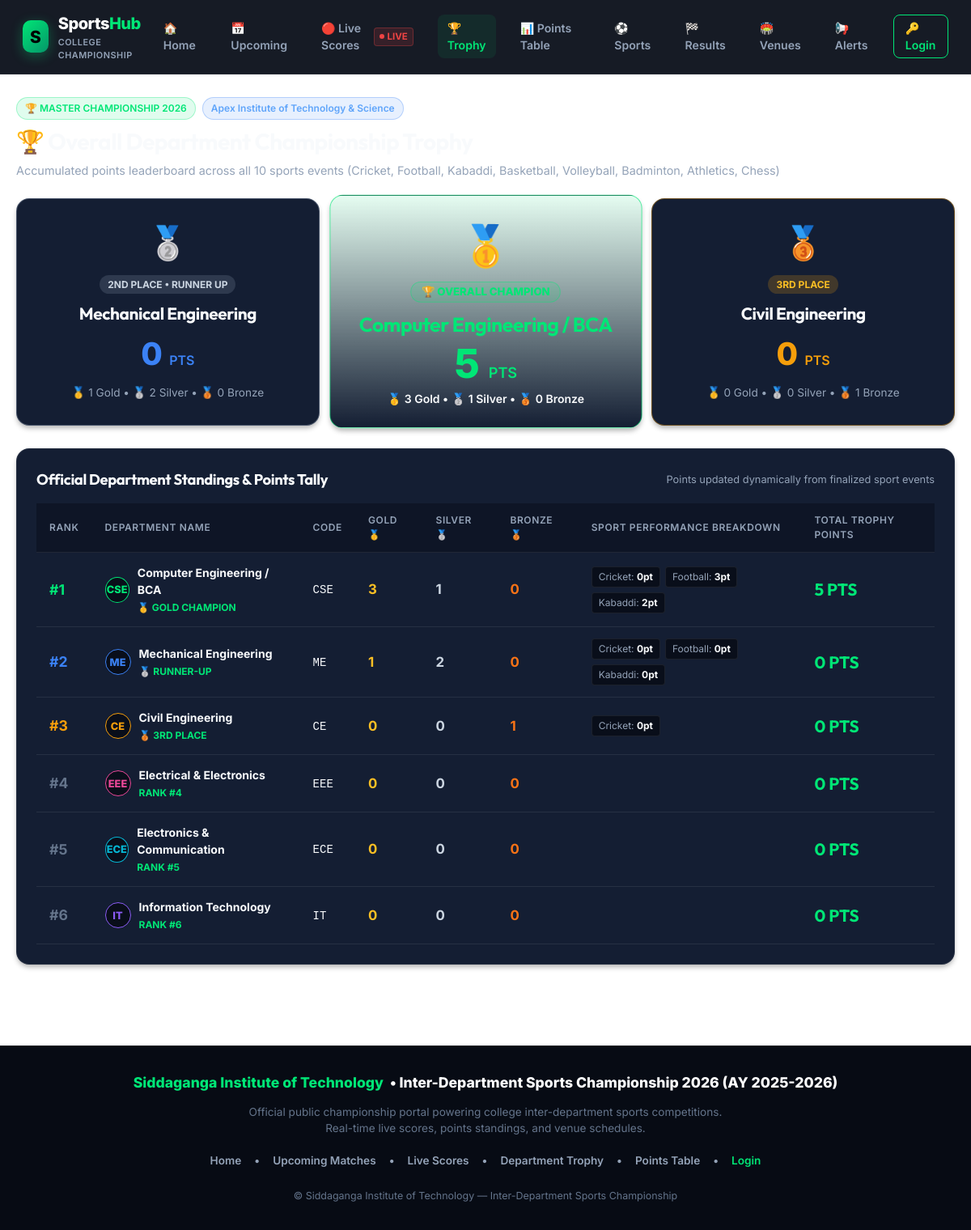
Page /public/trophy.php on the committed database.
### tables this page shows
CREATE TABLE `departments` (
  `id` int(11) NOT NULL AUTO_INCREMENT,
  `name` varchar(150) NOT NULL,
  `short_code` varchar(20) NOT NULL,
  `color_code` varchar(20) DEFAULT '#00e676',
  `logo` varchar(255) DEFAULT 'assets/images/dept-cse.png',
  `contact_person` varchar(150) DEFAULT '',
  `status` tinyint(1) DEFAULT 1,
  `created_at` datetime DEFAULT current_timestamp(),
  `updated_at` datetime DEFAULT current_timestamp() ON UPDATE current_timestamp(),
  PRIMARY KEY (`id`)
);

CREATE TABLE `settings` (
  `setting_key` varchar(100) NOT NULL,
  `setting_value` text DEFAULT NULL,
  `updated_at` datetime DEFAULT current_timestamp() ON UPDATE current_timestamp(),
  PRIMARY KEY (`setting_key`)
);

### public/trophy.php (the view, shortened to what the rows shown need)
<?php
require_once __DIR__ . '/../includes/database.php';
require_once __DIR__ . '/../includes/department-helper.php';
$standings    = DepartmentService::getOverallTrophyStandings();
include_once __DIR__ . '/../includes/public-header.php';
?>
<div class="dashboard-header">
  <div class="dashboard-title-group">
    <h1>🏆 Overall Department Championship Trophy</h1>
  </div>
</div>
<div style="display:grid; grid-template-columns:repeat(3, 1fr); gap:18px; margin-bottom:28px;">
  <div class="card" style="border-color:rgba(148, 163, 184, 0.4); text-align:center; position:relative; overflow:hidden;">
    <div style="font-size:2.5rem; margin-bottom:8px;">🥈</div>
    <span style="font-size:0.75rem; background:rgba(148, 163, 184, 0.2); color:#cbd5e1; padding:4px 10px; border-radius:12px; font-weight:700;">2ND PLACE &bull; RUNNER UP</span>
    <h3 style="font-size:1.3rem; margin-top:10px; color:var(--text-main);"><?php echo htmlspecialchars($standings[1]['name'] ?? 'Computer'); ?></h3>
    <div style="font-size:2.4rem; font-weight:800; color:var(--accent-blue); margin-top:6px;">
      <?php echo $standings[1]['total_points'] ?? 0; ?> <span style="font-size:1rem; font-weight:600;">PTS</span>
    </div>
    <div style="font-size:0.85rem; color:var(--text-muted); margin-top:8px;">
      🥇 <?php echo $standings[1]['gold_medals'] ?? 0; ?> Gold &bull; 🥈 <?php echo $standings[1]['silver_medals'] ?? 0; ?> Silver &bull; 🥉 <?php echo $standings[1]['bronze_medals'] ?? 0; ?> Bronze
    </div>
  </div>
  <div class="card" style="border-color:rgba(0, 230, 118, 0.6); text-align:center; position:relative; overflow:hidden; background:linear-gradient(180deg, rgba(0,230,118,0.1) 0%, var(--bg-card) 100%); transform:scale(1.03);">
    <div style="font-size:3rem; margin-bottom:6px;">🥇</div>
    <span style="font-size:0.8rem; background:var(--accent-green-bg); color:var(--accent-green); padding:4px 12px; border-radius:12px; font-weight:800; border:1px solid rgba(0,230,118,0.4);">🏆 OVERALL CHAMPION</span>
    <h2 style="font-size:1.5rem; margin-top:10px; color:var(--accent-green);"><?php echo htmlspecialchars($standings[0]['name'] ?? 'Mechanical'); ?></h2>
    <div style="font-size:3rem; font-weight:800; color:var(--accent-green); margin-top:6px; line-height:1;">
      <?php echo $standings[0]['total_points'] ?? 0; ?> <span style="font-size:1.1rem; font-weight:600;">PTS</span>
    </div>
    <div style="font-size:0.85rem; color:var(--text-main); font-weight:600; margin-top:8px;">
      🥇 <?php echo $standings[0]['gold_medals'] ?? 0; ?> Gold &bull; 🥈 <?php echo $standings[0]['silver_medals'] ?? 0; ?> Silver &bull; 🥉 <?php echo $standings[0]['bronze_medals'] ?? 0; ?> Bronze
    </div>
  </div>
  <div class="card" style="border-color:rgba(245, 158, 11, 0.4); text-align:center; position:relative; overflow:hidden;">
    <div style="font-size:2.5rem; margin-bottom:8px;">🥉</div>
    <span style="font-size:0.75rem; background:rgba(245, 158, 11, 0.2); color:#fbbf24; padding:4px 10px; border-radius:12px; font-weight:700;">3RD PLACE</span>
    <h3 style="font-size:1.3rem; margin-top:10px; color:var(--text-main);"><?php echo htmlspecialchars($standings[2]['name'] ?? 'Civil'); ?></h3>
    <div style="font-size:2.4rem; font-weight:800; color:var(--accent-amber); margin-top:6px;">
      <?php echo $standings[2]['total_points'] ?? 0; ?> <span style="font-size:1rem; font-weight:600;">PTS</span>
    </div>
    <div style="font-size:0.85rem; color:var(--text-muted); margin-top:8px;">
      🥇 <?php echo $standings[2]['gold_medals'] ?? 0; ?> Gold &bull; 🥈 <?php echo $standings[2]['silver_medals'] ?? 0; ?> Silver &bull; 🥉 <?php echo $standings[2]['bronze_medals'] ?? 0; ?> Bronze
    </div>
  </div>
</div>
<div class="card">
  <div class="section-header" style="margin-bottom:16px;">
    <h2>Official Department Standings & Points Tally</h2>
  </div>
  <div class="table-responsive">
    <table class="sports-table">
      <thead>
        <tr>
          <th>Rank</th>
          <th>Department Name</th>
          <th>Code</th>
          <th>Gold 🥇</th>
          <th>Silver 🥈</th>
          <th>Bronze 🥉</th>
          <th>Sport Performance Breakdown</th>
          <th>Total Trophy Points</th>
        </tr>
      </thead>
      <tbody>
        <?php foreach ($standings as $st): ?>
          <tr>
            <td>
              <strong style="font-size:1.1rem; color:<?php echo $st['rank'] === 1 ? 'var(--accent-green)' : ($st['rank'] === 2 ? 'var(--accent-blue)' : ($st['rank'] === 3 ? 'var(--accent-amber)' : 'var(--text-dim)')); ?>;">
                #<?php echo $st['rank']; ?>
              </strong>
            </td>
            <td>
              <div style="display:flex; align-items:center; gap:10px;">
                <div class="team-badge-circle" style="width:32px;height:32px;font-size:0.8rem; font-weight:800; background:var(--bg-input); color:<?php echo $st['color_code']; ?>; border:1px solid <?php echo $st['color_code']; ?>;">
                  <?php echo htmlspecialchars($st['short_code']); ?>
                </div>
                <div>
                  <strong style="color:var(--text-main); display:block;"><?php echo htmlspecialchars($st['name']); ?></strong>
                  <span style="font-size:0.75rem; color:var(--accent-green); font-weight:700;"><?php echo $st['medal_badge']; ?></span>
                </div>
              </div>
            </td>
            <td><code><?php echo htmlspecialchars($st['short_code']); ?></code></td>
            <td><strong style="color:#fbbf24; font-size:1.05rem;"><?php echo $st['gold_medals']; ?></strong></td>
            <td><strong style="color:#cbd5e1; font-size:1.05rem;"><?php echo $st['silver_medals']; ?></strong></td>
            <td><strong style="color:#f97316; font-size:1.05rem;"><?php echo $st['bronze_medals']; ?></strong></td>
            <td>
              <div style="display:flex; gap:6px; flex-wrap:wrap;">
                <?php foreach ($st['sport_breakdown'] as $sportName => $sPts): ?>
                  <span style="background:var(--bg-input); padding:3px 8px; border-radius:4px; font-size:0.75rem; color:var(--text-muted); border:1px solid var(--border-subtle);">
                    <?php echo htmlspecialchars($sportName); ?>: <strong style="color:var(--text-main);"><?php echo $sPts; ?>pt</strong>
                  </span>
                <?php endforeach; ?>
              </div>
            </td>
            <td>
              <strong style="font-size:1.3rem; color:var(--accent-green); font-family:var(--font-heading);">
                <?php echo $st['total_points']; ?> PTS
              </strong>
            </td>
          </tr>
        <?php endforeach; ?>
      </tbody>
    </table>
  </div>
</div>
<?php include_once __DIR__ . '/../includes/public-footer.php'; ?>

### includes/public-footer.php (shortened to what the rows shown need)
</div>
<footer style="background: #070b14; border-top: 1px solid var(--border-subtle); padding: 32px 20px; text-align: center; color: var(--text-muted); font-size: 0.85rem; margin-top: 40px;">
  <div style="max-width: 1280px; margin: 0 auto; display: flex; flex-direction: column; align-items: center; gap: 12px;">
    <div style="display: flex; align-items: center; gap: 8px; font-weight: 800; color: #fff; font-size: 1.1rem;">
      <span style="color: var(--accent-green);"><?php echo htmlspecialchars(getSetting('college_name')); ?></span> &bull; <?php echo htmlspecialchars(getSetting('championship_title')); ?> (AY <?php echo htmlspecialchars(getSetting('academic_year')); ?>)
    </div>
    <p style="margin: 0; max-width: 600px; color: var(--text-dim);">
      Official public championship portal powering college inter-department sports competitions. Real-time live scores, points standings, and venue schedules.
    </p>
    <div style="display: flex; gap: 16px; margin-top: 8px; font-weight: 600;">
      <a href="<?php echo BASE_URL; ?>/public/home.php" style="color: var(--text-muted); text-decoration: none;">Home</a> &bull;
      <a href="<?php echo BASE_URL; ?>/public/upcoming.php" style="color: var(--text-muted); text-decoration: none;">Upcoming Matches</a> &bull;
      <a href="<?php echo BASE_URL; ?>/public/live-score.php" style="color: var(--text-muted); text-decoration: none;">Live Scores</a> &bull;
      <a href="<?php echo BASE_URL; ?>/public/trophy.php" style="color: var(--text-muted); text-decoration: none;">Department Trophy</a> &bull;
      <a href="<?php echo BASE_URL; ?>/public/points-table.php" style="color: var(--text-muted); text-decoration: none;">Points Table</a> &bull;
      <a href="<?php echo BASE_URL; ?>/auth/login.php" style="color: var(--accent-green); text-decoration: none;">Login</a>
    </div>
    <div style="font-size: 0.78rem; color: var(--text-dim); margin-top: 12px;">
      <?php echo htmlspecialchars(getSetting('footer_text')); ?>
    </div>
  </div>
</footer>
</body>
</html>

### rows in the picture
departments: name "Mechanical Engineering", status "1", id "2", short_code "ME", medal_badge "🥈 RUNNER-UP", bronze_medals "0", sportName "Cricket", sPts "0", sportName "Football", sportName "Kabaddi", total_points "0"
departments: name "Computer Engineering / BCA", id "1", rank "1", short_code "CSE", medal_badge "🥇 GOLD CHAMPION", gold_medals "3", bronze_medals "0", sportName "Cricket", sPts "0", sportName "Football", sPts "3", sportName "Kabaddi", sPts "2", total_points "5"
departments: name "Civil Engineering", status "1", id "3", short_code "CE", medal_badge "🥉 3RD PLACE", gold_medals "0", silver_medals "0", sportName "Cricket", sPts "0", total_points "0"
departments: id "4", short_code "EEE", name "Electrical & Electronics", medal_badge "RANK #4", gold_medals "0", silver_medals "0", bronze_medals "0", total_points "0"
departments: rank "5", short_code "ECE", name "Electronics & Communication", medal_badge "RANK #5", gold_medals "0", silver_medals "0", bronze_medals "0", total_points "0"
departments: rank "6", short_code "IT", name "Information Technology", medal_badge "RANK #6", gold_medals "0", silver_medals "0", bronze_medals "0", total_points "0"
settings: setting_value "Siddaganga Institute of Technology"
settings: setting_value "Inter-Department Sports Championship 2026"
settings: setting_value "2025-2026"
settings: setting_value "© Siddaganga Institute of Technology — Inter-Department Sports Championship"

### other values in the picture
$championship['college_name'] "Apex Institute of Technology & Science"
$standings[1]['total_points'] "0"
$standings[1]['bronze_medals'] "0"
$standings[0]['total_points'] "5"
$standings[0]['gold_medals'] "3"
$standings[0]['bronze_medals'] "0"
$standings[2]['total_points'] "0"
$standings[2]['gold_medals'] "0"
$standings[2]['silver_medals'] "0"
